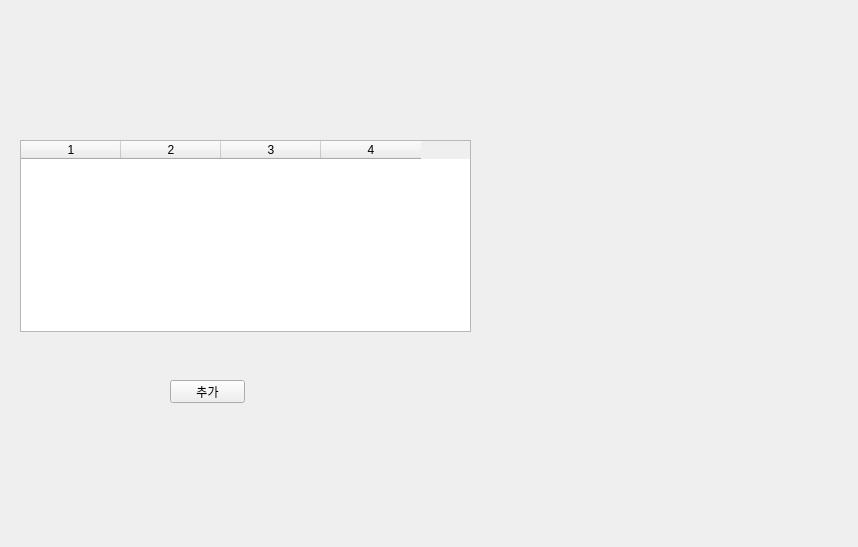
<?xml version="1.0" encoding="UTF-8"?>
<ui version="4.0">
 <class>Form</class>
 <widget class="QWidget" name="Form">
  <property name="geometry">
   <rect>
    <x>0</x>
    <y>0</y>
    <width>858</width>
    <height>547</height>
   </rect>
  </property>
  <property name="windowTitle">
   <string>Form</string>
  </property>
  <widget class="QTableWidget" name="tableWidget">
   <property name="geometry">
    <rect>
     <x>20</x>
     <y>140</y>
     <width>451</width>
     <height>192</height>
    </rect>
   </property>
   <property name="rowCount">
    <number>0</number>
   </property>
   <property name="columnCount">
    <number>4</number>
   </property>
   <attribute name="verticalHeaderVisible">
    <bool>false</bool>
   </attribute>
   <column/>
   <column/>
   <column/>
   <column/>
  </widget>
  <widget class="QPushButton" name="pushButton">
   <property name="geometry">
    <rect>
     <x>170</x>
     <y>380</y>
     <width>75</width>
     <height>23</height>
    </rect>
   </property>
   <property name="text">
    <string>추가</string>
   </property>
  </widget>
 </widget>
 <resources/>
 <connections>
  <connection>
   <sender>pushButton</sender>
   <signal>clicked()</signal>
   <receiver>Form</receiver>
   <slot>add_table()</slot>
   <hints>
    <hint type="sourcelabel">
     <x>207</x>
     <y>399</y>
    </hint>
    <hint type="destinationlabel">
     <x>565</x>
     <y>279</y>
    </hint>
   </hints>
  </connection>
 </connections>
 <slots>
  <slot>add_table()</slot>
 </slots>
</ui>
